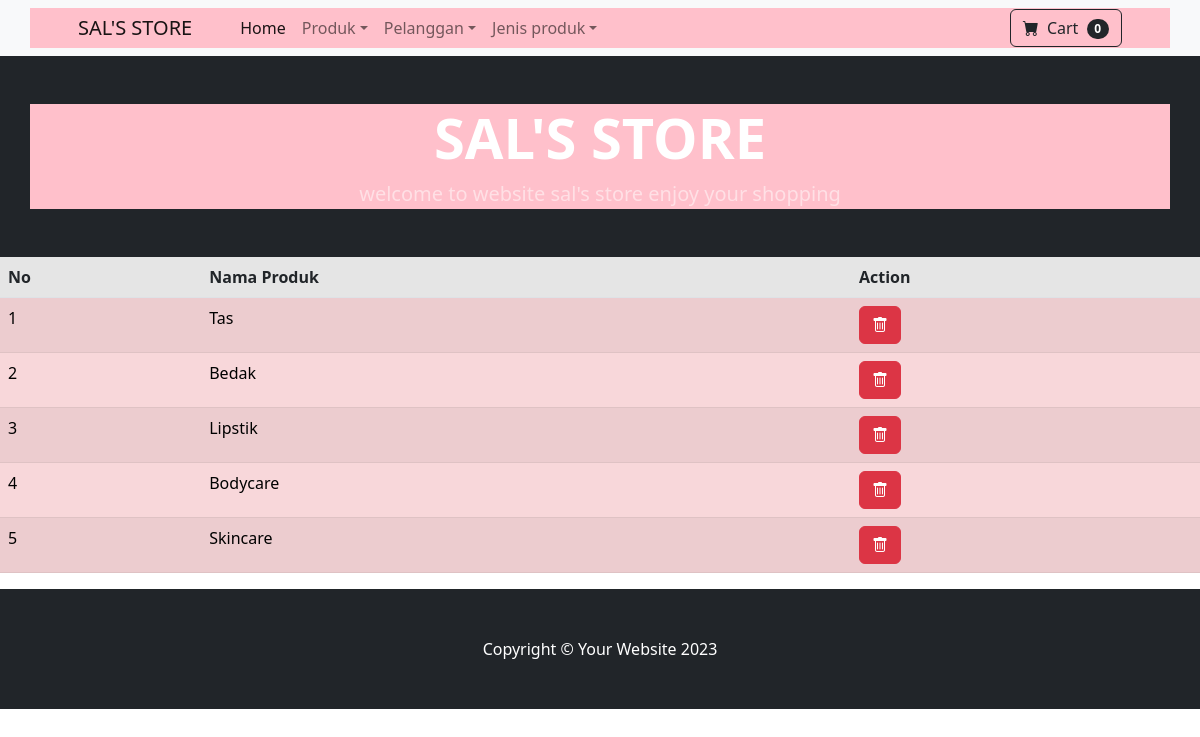
The app's page /index.php?hal=jenis_produk with its own data.
### tables this page shows
CREATE TABLE `jenis_produk` (
  `id` int(11) NOT NULL,
  `nama_jenis` varchar(20) NOT NULL
);

### models/Jenis_produk.php (called while the page is built, shortened)
<?php
class Jenis_produk{
    public $koneksi;
    public function __construct(){
        global $dbh;
        $this->koneksi = $dbh;
    }
    public function dataJenisproduk(){
        $sql = "SELECT * from jenis_produk" ;
        $ps = $this->koneksi->prepare($sql);
        $ps->execute();
        $rs = $ps->fetchAll();
        return $rs;
    }
}
?>

### jenis_produk.php (the view, shortened to what this page needs)
<?php
$models = new Jenis_produk();
$jenis_produk = $models->dataJenisproduk();
?>
<div class="content-wrapper">
<div class="content">
    <div class="row">
        <div class="col-12">
            <table class="table table-striped table-responsive">
                <thead>
                <tr class="table-active">
                        <th>No</th>
                        <th>Nama Produk</th>
                        <th>Action</th>
                    </tr>
                </thead>
                <tbody>
                <?php
                $no = 1;
                foreach ($jenis_produk as $row){
                ?>
                <tr class="table-danger">
                    <td><?= $no ?></td>
                    <td><?= $row['nama_jenis']?></td>
                    <td>
                        <form action="jenis_controlLer.php" method="POST">
                            <button type="submit" class="btn btn-danger btn-sn" name="proses" value="hapus"
                                onclick="return confirm('Apakah anda yakin ingin menghapus data pelanggan <?= $row['nama_jenis']?>?')"
                                title="Hapus jenis Produk">
                                <i class="bi bi-trash"></i>
                            </button>
                        </form>
                    </td>
                </tr>
                <?php
                $no++;
                }
                ?>
                 </tbody>
                </table>
            </div>
        </div>
    </div>
</div>

### records on screen
jenis_produk: nama_jenis "Tas"
jenis_produk: nama_jenis "Bedak"
jenis_produk: nama_jenis "Lipstik"
jenis_produk: nama_jenis "Bodycare"
jenis_produk: nama_jenis "Skincare"
